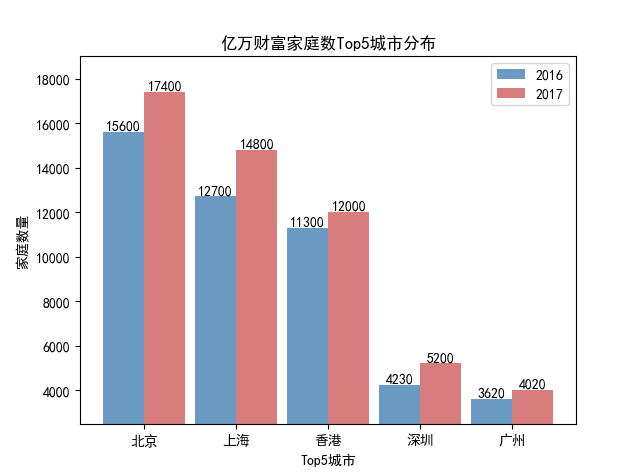

Python code for this plot:
#水平交错条形图

import matplotlib.pyplot as plt
import numpy as np

Y2016 = [15600, 12700, 11300, 4230, 3620]
Y2017 = [17400, 14800, 12000, 5200, 4020]
labels = ['北京', '上海', '香港', '深圳', '广州']
bar_width = 0.45

plt.rcParams['font.sans-serif'] = ['SimHei']
plt.rcParams['axes.unicode_minus'] = False

plt.bar(np.arange(5), Y2016, label = '2016', color = 'steelblue', alpha = 0.8, width = bar_width)
plt.bar(np.arange(5) + bar_width, Y2017, label = '2017', color = 'indianred', alpha = 0.8, width = bar_width)

plt.xlabel('Top5城市')
plt.ylabel('家庭数量')

plt.title('亿万财富家庭数Top5城市分布')

plt.xticks(np.arange(5) + bar_width/2, labels, ha = 'center')
plt.ylim([2500, 19000])

for x2016, y2016 in enumerate(Y2016):
	plt.text(x2016, y2016 + 100, '%s' %y2016, ha = 'center')

for x2017, y2017 in enumerate(Y2017):
	plt.text(x2017 + bar_width, y2017 + 100, '%s' %y2017, ha = 'center')

plt.legend()

plt.show()
